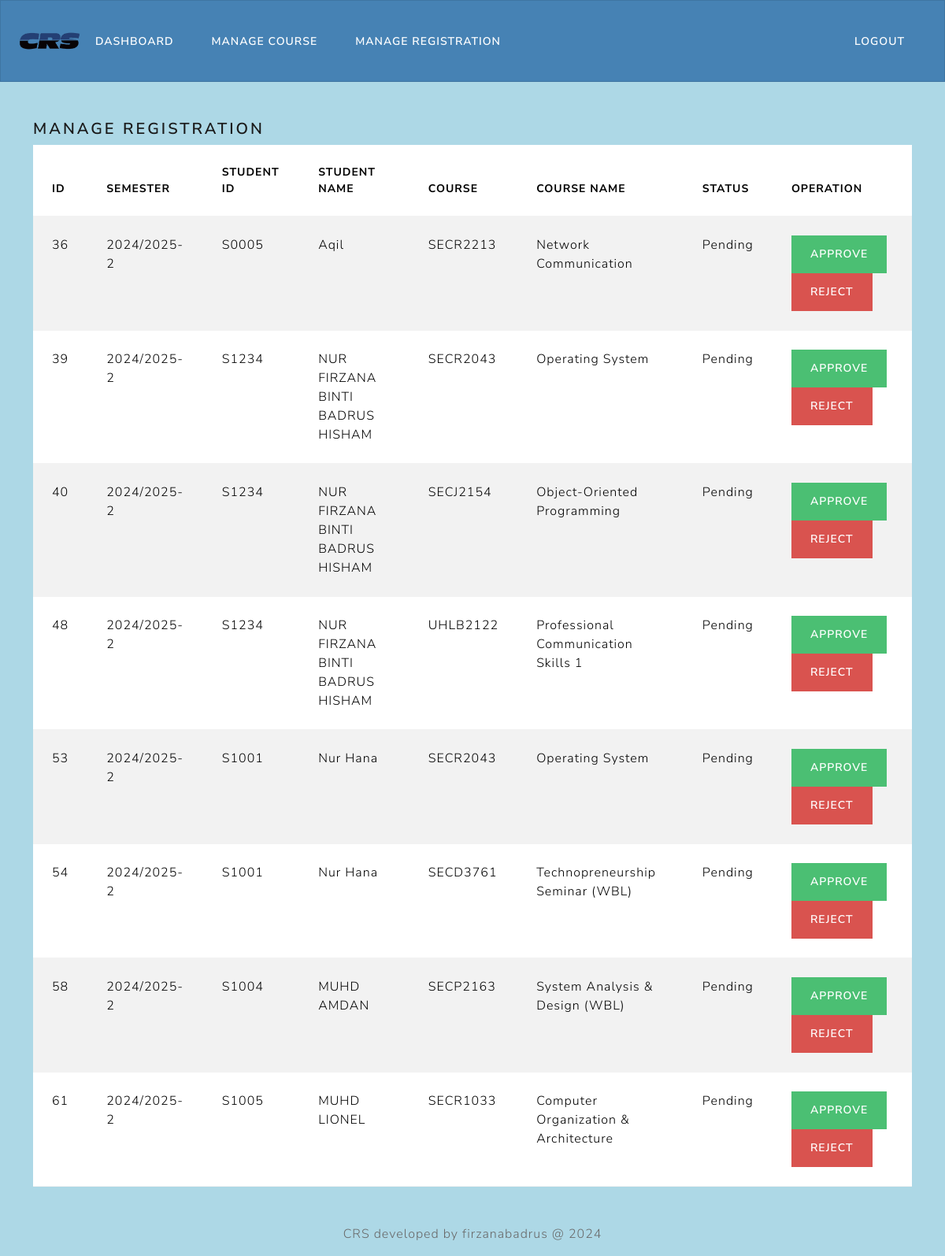
/crs/courseapproval.php (signed in), run on the app's committed database.
### tables this page shows
CREATE TABLE `tb_registration` (
  `r_tID` int(11) NOT NULL COMMENT 'This is the transaction ID',
  `r_student` varchar(10) NOT NULL,
  `r_course` varchar(10) NOT NULL,
  `r_sem` varchar(11) NOT NULL,
  `r_status` int(11) NOT NULL DEFAULT 1
);

CREATE TABLE `tb_user` (
  `u_sNo` varchar(10) NOT NULL,
  `u_pwd` varchar(255) NOT NULL,
  `u_email` varchar(30) NOT NULL,
  `u_name` varchar(50) NOT NULL,
  `u_contact` int(20) NOT NULL,
  `u_state` varchar(20) NOT NULL,
  `u_req` date DEFAULT NULL,
  `u_uType` int(11) NOT NULL,
  `verification_token` varchar(255) DEFAULT NULL,
  `is_verified` tinyint(1) DEFAULT 0
);

CREATE TABLE `tb_course` (
  `c_code` varchar(10) NOT NULL,
  `c_name` varchar(255) NOT NULL,
  `c_credit` int(11) NOT NULL,
  `c_lect` varchar(10) NOT NULL
);

CREATE TABLE `tb_status` (
  `s_id` int(11) NOT NULL,
  `s_desc` varchar(20) NOT NULL
);

### crs/courseapproval.php (the view, shortened to what this page needs)
<?php
include 'headerAdmin.php';
include 'dbconnect.php';
$sql = "SELECT * FROM tb_registration
        LEFT JOIN tb_user ON tb_registration.r_student = tb_user.u_sNo
        LEFT JOIN tb_course ON tb_registration.r_course = tb_course.c_code
        LEFT JOIN tb_status ON tb_registration.r_status = tb_status.s_id
        WHERE r_status = '2'";
$result = mysqli_query($con, $sql);
?>
<div class="container">
  <h4>Manage Registration</h4>
  <table class="table table-striped table-hover">
    <thead>
      <tr>
        <th scope="col">ID</th>
        <th scope="col">Semester</th>
        <th scope="col">Student ID</th>
        <th scope="col">Student Name</th>
        <th scope="col">Course</th>
        <th scope="col">Course Name</th>
        <th scope="col">Status</th>
        <th scope="col">Operation</th>
      </tr>
    </thead>
    <tbody>
     <?php
      while($row = mysqli_fetch_array($result)) {
        echo "<tr>";
        echo "<td>".$row['r_tID']."</td>";
        echo "<td>".$row['r_sem']."</td>";
        echo "<td>".$row['u_sNo']."</td>";
        echo "<td>".$row['u_name']."</td>";
        echo "<td>".$row['r_course']."</td>";
        echo "<td>".$row['c_name']."</td>";
        echo "<td>".$row['s_desc']."</td>";
        echo "<td>";
        echo "<a href='?action=approve&id=".$row['r_tID']."' class='btn btn-success'>Approve</a> ";
        echo "<a href='?action=reject&id=".$row['r_tID']."' class='btn btn-danger '>Reject </a>";
        echo "</td>";
        echo "</tr>";
      }
      ?>
    </tbody>
  </table>
</div><br><br><br>
<?php include 'footer.php'; ?>

### crs/headerAdmin.php (shortened to what this page needs)
<!DOCTYPE html>
<html lang="en">
<head>
  <link href="css/bootstrap.min.css" rel="stylesheet">
  <link rel="stylesheet" href="https://cdn.jsdelivr.net/npm/bootstrap-icons/font/bootstrap-icons.css">
</head>
</head>
<body>
<nav class="navbar navbar-expand-lg bg-light" data-bs-theme="light">
  <div class="container-fluid">
  <img src="img/logocrs.png" alt="CRS Logo" style="width: 100px; height: auto;">
    <div class="collapse navbar-collapse" id="navbarColor03">
      <ul class="navbar-nav me-auto">
        <li class="nav-item">
          <a class="nav-link active" href="viewAdmin.php">Dashboard
          </a>
        </li>
        <li class="nav-item">
          <a class="nav-link" href="managecourse.php">Manage Course</a>
        </li>
        <li class="nav-item">
          <a class="nav-link" href="courseapproval.php">Manage Registration</a>
        </li>
        <li class="nav-item logout-btn">
          <a class="nav-link" href="logout.php">Logout</a>
        </li>
      </ul>
    </div>
  </div>
</nav>
<br><br>
</body>
</html>

### crs/footer.php
<div class="footer">
  <p>CRS developed by firzanabadrus @ 2024</p>
</div>
</body>
</html>

### crs/headerAdmin.php (style rules this page uses)
body { background-color: lightblue; color: black; }
.navbar { background-color: steelblue !important; width: 100%; max-width: 100%; margin: 0 auto; }
.navbar .nav-link, .navbar .navbar-brand { color: white !important; }
.footer { position: fixed; left: 0; bottom: 0; width: 100%; background-color: lightblue; color: dimgray; text-align: center; }
.logout-btn { position: absolute; right: 10px; top: 30px; }

### data on the page
tb_registration: r_tID "36", r_sem "2024/2025-2", r_student.u_sNo "S0005", r_student.u_name "Aqil", r_course "SECR2213", r_course.c_name "Network Communication", r_status.s_desc "Pending"
tb_registration: r_tID "39", r_sem "2024/2025-2", r_student.u_sNo "S1234", r_student.u_name "NUR FIRZANA BINTI BADRUS HISHAM", r_course "SECR2043", r_course.c_name "Operating System", r_status.s_desc "Pending"
tb_registration: r_tID "40", r_sem "2024/2025-2", r_student.u_sNo "S1234", r_student.u_name "NUR FIRZANA BINTI BADRUS HISHAM", r_course "SECJ2154", r_course.c_name "Object-Oriented Programming", r_status.s_desc "Pending"
tb_registration: r_tID "48", r_sem "2024/2025-2", r_student.u_sNo "S1234", r_student.u_name "NUR FIRZANA BINTI BADRUS HISHAM", r_course "UHLB2122", r_course.c_name "Professional Communication Skills 1", r_status.s_desc "Pending"
tb_registration: r_tID "53", r_sem "2024/2025-2", r_student.u_sNo "S1001", r_student.u_name "Nur Hana", r_course "SECR2043", r_course.c_name "Operating System", r_status.s_desc "Pending"
tb_registration: r_tID "54", r_sem "2024/2025-2", r_student.u_sNo "S1001", r_student.u_name "Nur Hana", r_course "SECD3761", r_course.c_name "Technopreneurship Seminar (WBL)", r_status.s_desc "Pending"
tb_registration: r_tID "58", r_sem "2024/2025-2", r_student.u_sNo "S1004", r_student.u_name "MUHD AMDAN", r_course "SECP2163", r_course.c_name "System Analysis & Design (WBL)", r_status.s_desc "Pending"
tb_registration: r_tID "61", r_sem "2024/2025-2", r_student.u_sNo "S1005", r_student.u_name "MUHD LIONEL", r_course "SECR1033", r_course.c_name "Computer Organization & Architecture", r_status.s_desc "Pending"
